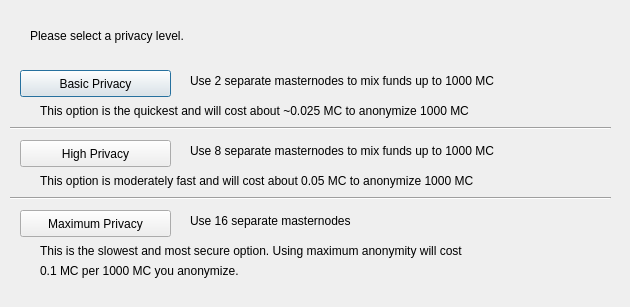
<?xml version="1.0" encoding="UTF-8"?>
<ui version="4.0">
 <class>DarksendConfig</class>
 <widget class="QDialog" name="DarksendConfig">
  <property name="geometry">
   <rect>
    <x>0</x>
    <y>0</y>
    <width>630</width>
    <height>307</height>
   </rect>
  </property>
  <property name="windowTitle">
   <string>Configure Darksend</string>
  </property>
  <widget class="QPushButton" name="buttonBasic">
   <property name="geometry">
    <rect>
     <x>20</x>
     <y>70</y>
     <width>151</width>
     <height>27</height>
    </rect>
   </property>
   <property name="text">
    <string>Basic Privacy</string>
   </property>
  </widget>
  <widget class="QPushButton" name="buttonHigh">
   <property name="geometry">
    <rect>
     <x>20</x>
     <y>140</y>
     <width>151</width>
     <height>27</height>
    </rect>
   </property>
   <property name="text">
    <string>High Privacy</string>
   </property>
  </widget>
  <widget class="QPushButton" name="buttonMax">
   <property name="geometry">
    <rect>
     <x>20</x>
     <y>210</y>
     <width>151</width>
     <height>27</height>
    </rect>
   </property>
   <property name="text">
    <string>Maximum Privacy</string>
   </property>
  </widget>
  <widget class="QLabel" name="label">
   <property name="geometry">
    <rect>
     <x>30</x>
     <y>20</y>
     <width>571</width>
     <height>31</height>
    </rect>
   </property>
   <property name="text">
    <string>Please select a privacy level.</string>
   </property>
  </widget>
  <widget class="QLabel" name="label_2">
   <property name="geometry">
    <rect>
     <x>190</x>
     <y>70</y>
     <width>421</width>
     <height>21</height>
    </rect>
   </property>
   <property name="text">
    <string>Use 2 separate masternodes to mix funds up to 1000 MC</string>
   </property>
  </widget>
  <widget class="QLabel" name="label_3">
   <property name="geometry">
    <rect>
     <x>190</x>
     <y>140</y>
     <width>411</width>
     <height>21</height>
    </rect>
   </property>
   <property name="text">
    <string>Use 8 separate masternodes to mix funds up to 1000 MC</string>
   </property>
  </widget>
  <widget class="QLabel" name="label_4">
   <property name="geometry">
    <rect>
     <x>190</x>
     <y>210</y>
     <width>421</width>
     <height>21</height>
    </rect>
   </property>
   <property name="text">
    <string>Use 16 separate masternodes</string>
   </property>
  </widget>
  <widget class="QLabel" name="label_6">
   <property name="geometry">
    <rect>
     <x>40</x>
     <y>100</y>
     <width>561</width>
     <height>21</height>
    </rect>
   </property>
   <property name="text">
    <string>This option is the quickest and will cost about ~0.025 MC to anonymize 1000 MC</string>
   </property>
  </widget>
  <widget class="QLabel" name="label_7">
   <property name="geometry">
    <rect>
     <x>40</x>
     <y>170</y>
     <width>561</width>
     <height>21</height>
    </rect>
   </property>
   <property name="text">
    <string>This option is moderately fast and will cost about 0.05 MC to anonymize 1000 MC</string>
   </property>
  </widget>
  <widget class="QLabel" name="label_8">
   <property name="geometry">
    <rect>
     <x>40</x>
     <y>240</y>
     <width>561</width>
     <height>21</height>
    </rect>
   </property>
   <property name="text">
    <string>This is the slowest and most secure option. Using maximum anonymity will cost</string>
   </property>
  </widget>
  <widget class="QLabel" name="label_9">
   <property name="geometry">
    <rect>
     <x>40</x>
     <y>260</y>
     <width>561</width>
     <height>21</height>
    </rect>
   </property>
   <property name="text">
    <string>0.1 MC per 1000 MC you anonymize.</string>
   </property>
  </widget>
  <widget class="Line" name="line">
   <property name="geometry">
    <rect>
     <x>10</x>
     <y>120</y>
     <width>601</width>
     <height>16</height>
    </rect>
   </property>
   <property name="orientation">
    <enum>Qt::Horizontal</enum>
   </property>
  </widget>
  <widget class="Line" name="line_2">
   <property name="geometry">
    <rect>
     <x>10</x>
     <y>190</y>
     <width>601</width>
     <height>16</height>
    </rect>
   </property>
   <property name="orientation">
    <enum>Qt::Horizontal</enum>
   </property>
  </widget>
 </widget>
 <resources/>
 <connections/>
</ui>
